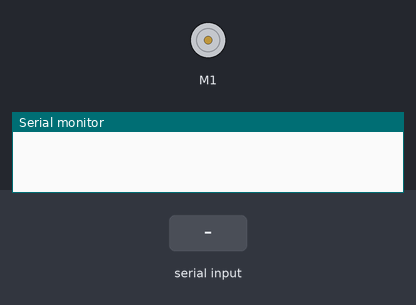
Bench run of a sketch on a simulated Arduino Uno, built with avr-gcc and run on an emulated ATmega328P. On the bench: DC motor (green arrow = forward, orange = backward, longer = faster), the last lines printed to the serial monitor. The test bench sets the inputs (shaded band).

Above: at 1.2 s.
1.3 s: "r 1\n" received over Serial
At 2.5 s:
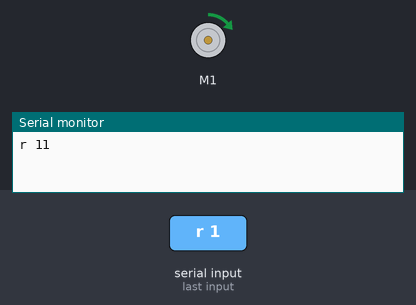
2.8 s: "r 150\n" received over Serial
At 3.7 s:
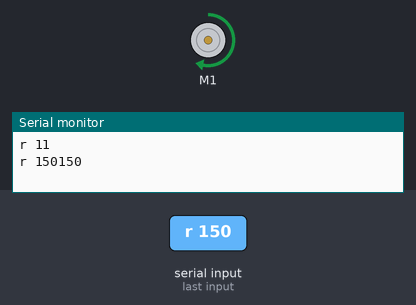
4.3 s: "r 45\n" received over Serial
At 4.9 s:
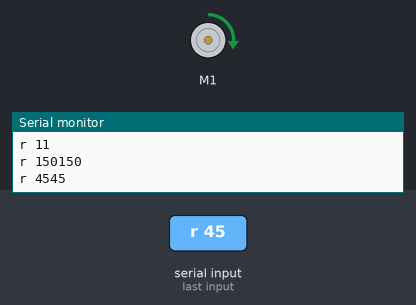
5.8 s: "stop\n" received over Serial
At 7.2 s:
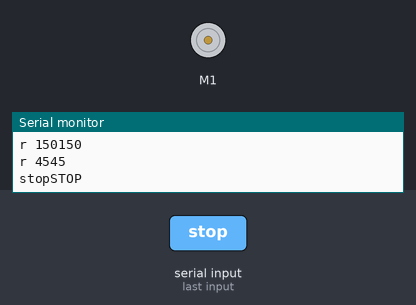
Timing chart, 0 to 8.8 s (numbered marks = the images above; inputs shaded):
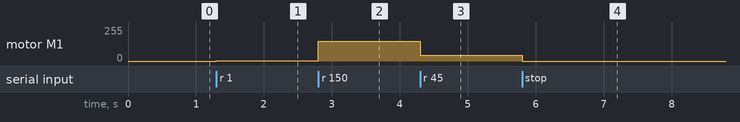

The sketch:

dc_test.ino
```cpp
// arduino sketch to test DC motor over serial

#include <L298N.h>

// Pin definition
const unsigned int IN1 = 1;
const unsigned int IN2 = 3;
const unsigned int EN = 2;

// motor instance
L298N motor(EN, IN1, IN2);

void setup()
{
  // Used to display information
  Serial.begin(115200);

  // Wait for Serial Monitor to be opened
  while (!Serial)
  {
    //do nothing
  }

  // // Set initial speed
  // motor.setSpeed(200);
}

void loop()
{

 while (Serial.available() == 0) {
    // wait for data available in serial receive buffer
  }
  String command = Serial.readStringUntil('\n');  // read until timeout
  Serial.print(command);
  if (command.startsWith("r")) {
    unsigned short speed = command.substring(command.indexOf(" ") + 1, command.length()).toInt();
    motor.setSpeed(speed);
    motor.forward();
    Serial.println(speed);

  } else if (command == "stop") {
    motor.setSpeed(0);
    motor.forward();
    Serial.println("STOP");
  }
}
```

Measured:
- after the input at 1.3 s, motor M1: stopped → forward 1/255 at once
- after the input at 2.8 s, motor M1: forward 1/255 → forward 150/255 at once
- after the input at 4.3 s, motor M1: forward 150/255 → forward 45/255 at once
- after the input at 5.8 s, motor M1: forward 45/255 → stopped at once
